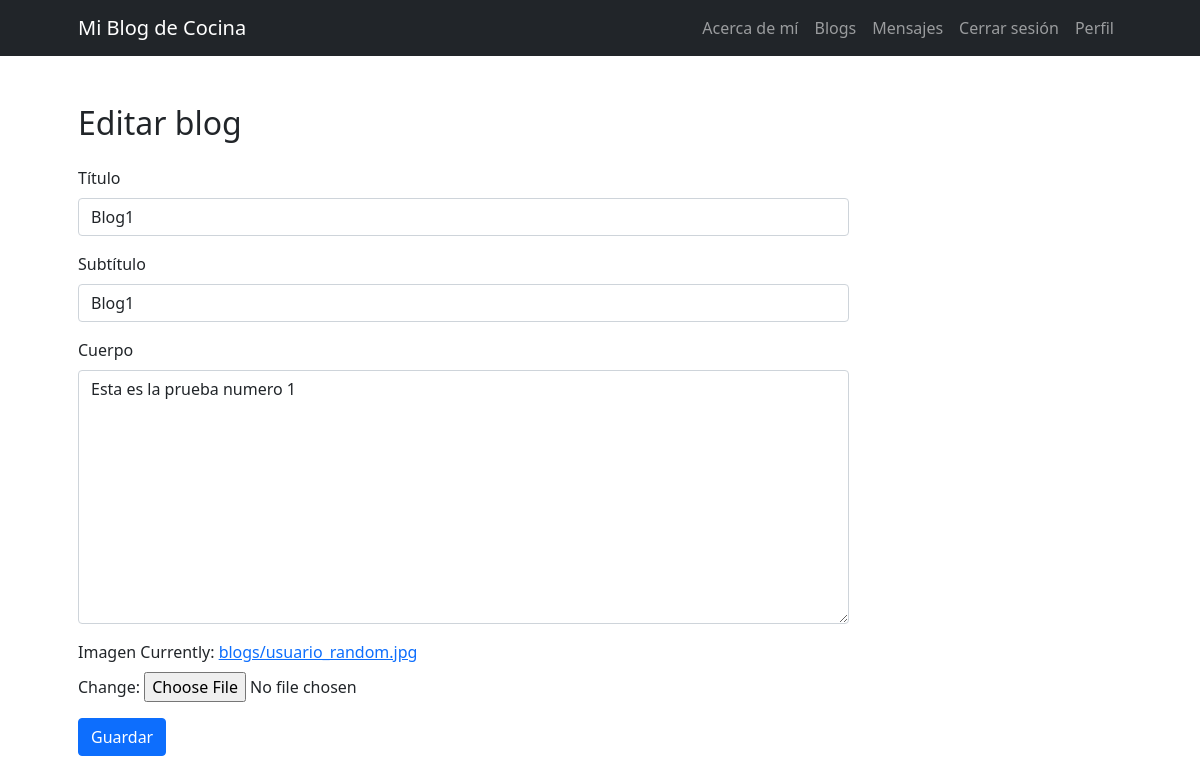
The app's page /update_blog/1/ (signed in) with its own data.
### pages/models.py (models this page shows, shortened)
class Blog(models.Model):
    title = models.CharField(max_length=200)
    subtitle = models.CharField(max_length=200)
    body = models.TextField()
    author = models.ForeignKey(User, on_delete=models.CASCADE)
    date = models.DateTimeField(auto_now_add=True)
    image = models.ImageField(upload_to='blogs/')

### pages/views.py (the view)
# urls.py: path('update_blog/<int:blog_id>/', views.update_blog, name='update_blog'),
@login_required
def update_blog(request, blog_id):
    blog = get_object_or_404(Blog, pk=blog_id)
    if request.user != blog.author and not request.user.is_superuser:
        raise PermissionDenied
    if request.method == 'POST':
        form = BlogForm(request.POST, request.FILES, instance=blog)
        if form.is_valid():
            form.save()
            return redirect('page_detail', blog_id)
    else:
        form = BlogForm(instance=blog)
    return render(request, 'pages/update_blog.html', {'form': form, 'blog': blog})

### pages/forms.py
class BlogForm(forms.ModelForm):
    class Meta:
        model = Blog
        fields = ['title', 'subtitle', 'body', 'image']
    def __init__(self, *args, **kwargs):
        super().__init__(*args, **kwargs)
        self.fields['title'].widget.attrs.update({'class': 'form-control'})
        self.fields['subtitle'].widget.attrs.update({'class': 'form-control'})
        self.fields['body'].widget.attrs.update({'class': 'form-control'})

### pages/templates/pages/update_blog.html (shortened to what this page needs)
{% extends 'base_generic.html' %}
{% block content %}
<div class="container px-5 my-5">
    <div class="row gx-5">
        <div class="col-lg-9">
            <h2>Editar blog</h2>
            {% if request.user.is_authenticated %}
                <form method="post" enctype="multipart/form-data" class="mt-4">
                    <div class="mb-3">
                        <label for="{{ form.title.id_for_label }}" class="form-label">Título</label>
                        {{ form.title }}
                    </div>
                    <div class="mb-3">
                        <label for="{{ form.subtitle.id_for_label }}" class="form-label">Subtítulo</label>
                        {{ form.subtitle }}
                    </div>
                    <div class="mb-3">
                        <label for="{{ form.body.id_for_label }}" class="form-label">Cuerpo</label>
                        {{ form.body }}
                    </div>
                    <div class="mb-3">
                        <label for="{{ form.image.id_for_label }}" class="form-label">Imagen</label>
                        {{ form.image }}
                    </div>
                    <button type="submit" class="btn btn-primary">Guardar</button>
                </form>
            {% else %}
                <p>No tienes permiso para realizar esta acción.</p>
            {% endif %}
        </div>
    </div>
</div>
{% endblock %}

### records on screen
Blog: title "Blog1", subtitle "Blog1", body "Esta es la prueba numero 1"
